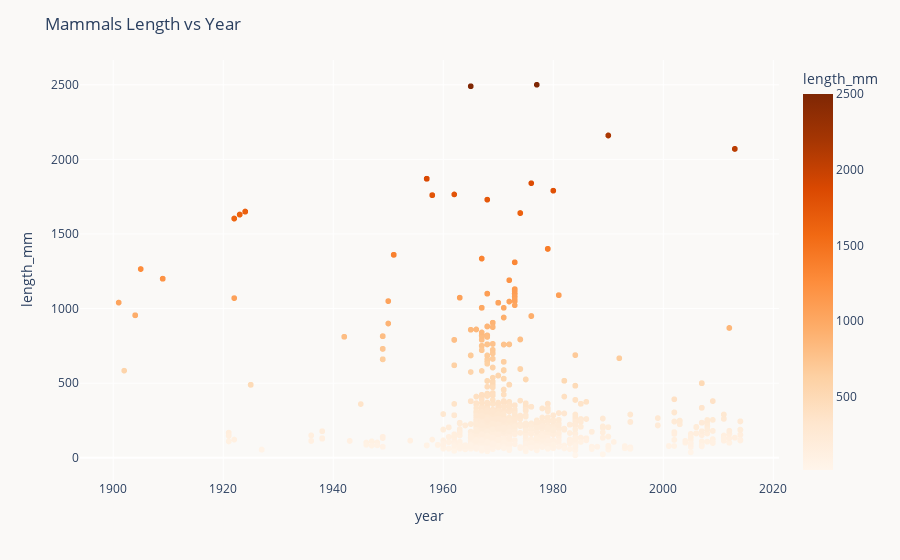

The cell this chart's notebook holds for it:
### Code cell
import pandas as pd
import plotly.express as px

# Load the data from the JSON file
df = pd.read_json('mammals_rand_2_norm.json')

# Exclude rows with missing weight_g or length_mm
df = df.dropna(subset=['weight_g', 'length_mm'])

# Create a scatter chart with y axis as length_mm * 216, x axis as year, and color as length_mm
fig = px.scatter(
    df, 
    x='year', 
    y=df['length_mm'], 
    color='length_mm', 
    hover_data=['title'], 
    color_continuous_scale='Oranges'  # You can replace 'Viridis' with any other color scale
)

# Update layout to change background color
fig.update_layout(
    plot_bgcolor='rgba(0, 0, 0, 0)',  # Set the plot background color (transparent in this case)
    paper_bgcolor='#FAF9F7',  # Set the background color around the plot
    title='Mammals Length vs Year',  # Set the title of the plot
)

# Show the plot
fig.show()

### Figure 1 — Plotly figure (JSON) as saved in the notebook; plotly's stock layout.template omitted (floating-point values rounded to 4 significant figures; data arrays with more than 128 entries replaced by an {"elided": "..."} marker saying what was removed)
{"data": [{"customdata": {"elided": "7592x1 str values"}, "hovertemplate": "year=%{x}<br>length_mm=%{marker.color}<br>title=%{customdata[0]}<extra></extra>", "legendgroup": "", "marker": {"color": {"elided": "7592 float values"}, "coloraxis": "coloraxis", "symbol": "circle"}, "mode": "markers", "name": "", "showlegend": false, "type": "scattergl", "x": {"elided": "7592 int values"}, "xaxis": "x", "y": {"elided": "7592 float values"}, "yaxis": "y"}], "layout": {"coloraxis": {"colorbar": {"title": {"text": "length_mm"}}, "colorscale": [[0, "rgb(255,245,235)"], [0.125, "rgb(254,230,206)"], [0.25, "rgb(253,208,162)"], [0.375, "rgb(253,174,107)"], [0.5, "rgb(253,141,60)"], [0.625, "rgb(241,105,19)"], [0.75, "rgb(217,72,1)"], [0.875, "rgb(166,54,3)"], [1, "rgb(127,39,4)"]]}, "legend": {"tracegroupgap": 0}, "margin": {"t": 60}, "paper_bgcolor": "#FAF9F7", "plot_bgcolor": "rgba(0, 0, 0, 0)", "title": {"text": "Mammals Length vs Year"}, "xaxis": {"anchor": "y", "domain": [0, 1], "title": {"text": "year"}}, "yaxis": {"anchor": "x", "domain": [0, 1], "title": {"text": "length_mm"}}}}
